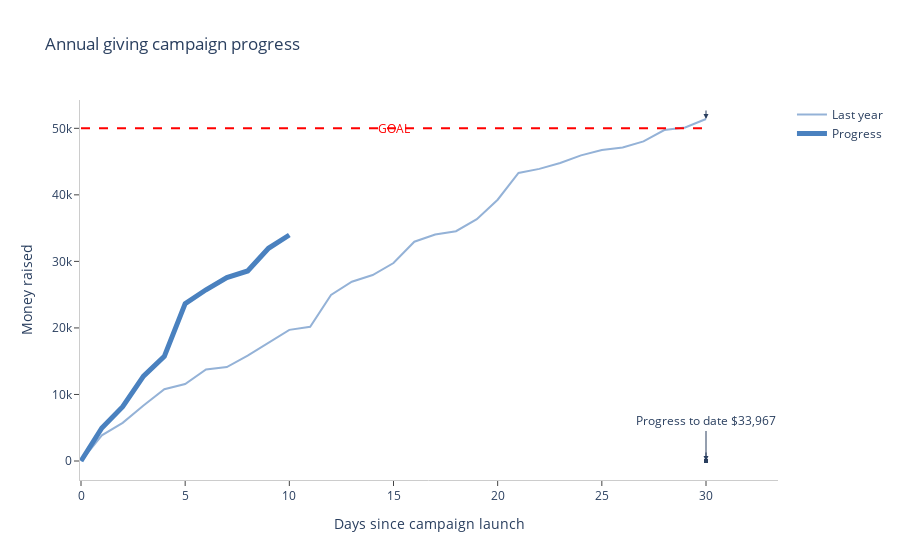

Notebook code for this chart:
### Code cell
import pandas as pd
import plotly.graph_objects as go
%matplotlib inline

# Import data
f1data = pd.read_excel("CHAPTER_6_VISUALS.xlsx", sheet_name=0, header=0, usecols='C:E', skiprows=4, nrows=31)

# Rename columns
f1data = f1data.rename(columns={'Days since launch': 'Launch'})
f1data = f1data.rename(columns={'Last year': 'LastYear'})
f1data = f1data.rename(columns={'Progress to date': 'Progress'})

# Create a Figure object
fig1 = go.Figure()

# Add traces to the figure
fig1.add_trace(go.Scatter(x=f1data.Launch, y=f1data.LastYear, line=dict(color='#94B2D7'), name='Last year'))
fig1.add_trace(go.Scatter(x=f1data.Launch, y=f1data.Progress, line=dict(color='#4A81BF', width=5), name='Progress'))

# Add a horizontal line at y=50,000 (GOAL)
fig1.add_shape(
    type='line',
    x0=f1data.Launch.min(),
    x1=f1data.Launch.max(),
    y0=50000,
    y1=50000,
    line=dict(color='red', dash='dash'),
    name='Goal'
)

# Add annotation for the GOAL label
fig1.add_annotation(
    x=f1data.Launch.median(),  # x-coordinate for the label
    y=50000,  # y-coordinate for the label
    text='GOAL',
    showarrow=False,
    font=dict(color='red', size=12)
)

# Add annotations for labels and markers
last_year_label = go.layout.Annotation(
    x=f1data.Launch.iloc[-1],
    y=f1data.LastYear.iloc[-1],
    text='Last year $51,400',
    showarrow=True,
    arrowhead=7,
    ax=0,
    ay=-40
)

progress_label = go.layout.Annotation(
    x=f1data.Launch.iloc[-1],
    y=f1data.Progress.iloc[-1],
    text='Progress to date $33,967',
    showarrow=True,
    arrowhead=7,
    ax=0,
    ay=-40
)

# Add bold dots at the end of the lines
last_year_marker = go.layout.Annotation(
    x=f1data.Launch.iloc[-1],
    y=f1data.LastYear.iloc[-1],
    text='',
    showarrow=True,
    arrowhead=2,
    ax=0,
    ay=-10
)

progress_marker = go.layout.Annotation(
    x=f1data.Launch.iloc[-1],
    y=f1data.Progress.iloc[-1],
    text='',
    showarrow=True,
    arrowhead=2,
    ax=0,
    ay=-10
)

# Update layout
fig1.update_layout(
    title='Annual giving campaign progress',
    yaxis_title='Money raised',
    xaxis_title='Days since campaign launch',
    plot_bgcolor='white',
    showlegend=True,
    xaxis=dict(
        showline=True,
        linecolor='rgb(204, 204, 204)',
        ticks='outside',
    ),
    yaxis=dict(
        showline=True,
        linecolor='rgb(204, 204, 204)',
        ticks='outside',
    ),
    annotations=[last_year_label, progress_label, last_year_marker, progress_marker]
)

### Figure 1 — Plotly figure (JSON) as saved in the notebook; plotly's stock layout.template omitted (floating-point values rounded to 4 significant figures)
{"data": [{"line": {"color": "#94B2D7"}, "name": "Last year", "type": "scatter", "x": [0, 1, 2, 3, 4, 5, 6, 7, 8, 9, 10, 11, 12, 13, 14, 15, 16, 17, 18, 19, 20, 21, 22, 23, 24, 25, 26, 27, 28, 29, 30], "y": [0, 3867, 5736, 8352, 10784, 11573, 13756, 14112, 15836, 17836, 19710, 20174, 24967, 26937, 27947, 29753, 32957, 34027, 34532, 36345, 39271, 43287, 43900, 44783, 45937, 46735, 47110, 48037, 49736, 50123, 51400]}, {"line": {"color": "#4A81BF", "width": 5}, "name": "Progress", "type": "scatter", "x": [0, 1, 2, 3, 4, 5, 6, 7, 8, 9, 10, 11, 12, 13, 14, 15, 16, 17, 18, 19, 20, 21, 22, 23, 24, 25, 26, 27, 28, 29, 30], "y": [0, 4962, 8163, 12746, 15736, 23658, 25735, 27562, 28563, 31967, 33967, null, null, null, null, null, null, null, null, null, null, null, null, null, null, null, null, null, null, null, null]}], "layout": {"annotations": [{"font": {"color": "red", "size": 12}, "showarrow": false, "text": "GOAL", "x": 15, "y": 50000}, {"arrowhead": 7, "ax": 0, "ay": -40, "showarrow": true, "text": "Progress to date $33,967", "x": 30, "y": null}, {"arrowhead": 2, "ax": 0, "ay": -10, "showarrow": true, "text": "", "x": 30, "y": 51400}, {"arrowhead": 2, "ax": 0, "ay": -10, "showarrow": true, "text": "", "x": 30, "y": null}], "plot_bgcolor": "white", "shapes": [{"line": {"color": "red", "dash": "dash"}, "name": "Goal", "type": "line", "x0": 0, "x1": 30, "y0": 50000, "y1": 50000}], "showlegend": true, "title": {"text": "Annual giving campaign progress"}, "xaxis": {"linecolor": "rgb(204, 204, 204)", "showline": true, "ticks": "outside", "title": {"text": "Days since campaign launch"}}, "yaxis": {"linecolor": "rgb(204, 204, 204)", "showline": true, "ticks": "outside", "title": {"text": "Money raised"}}}}
